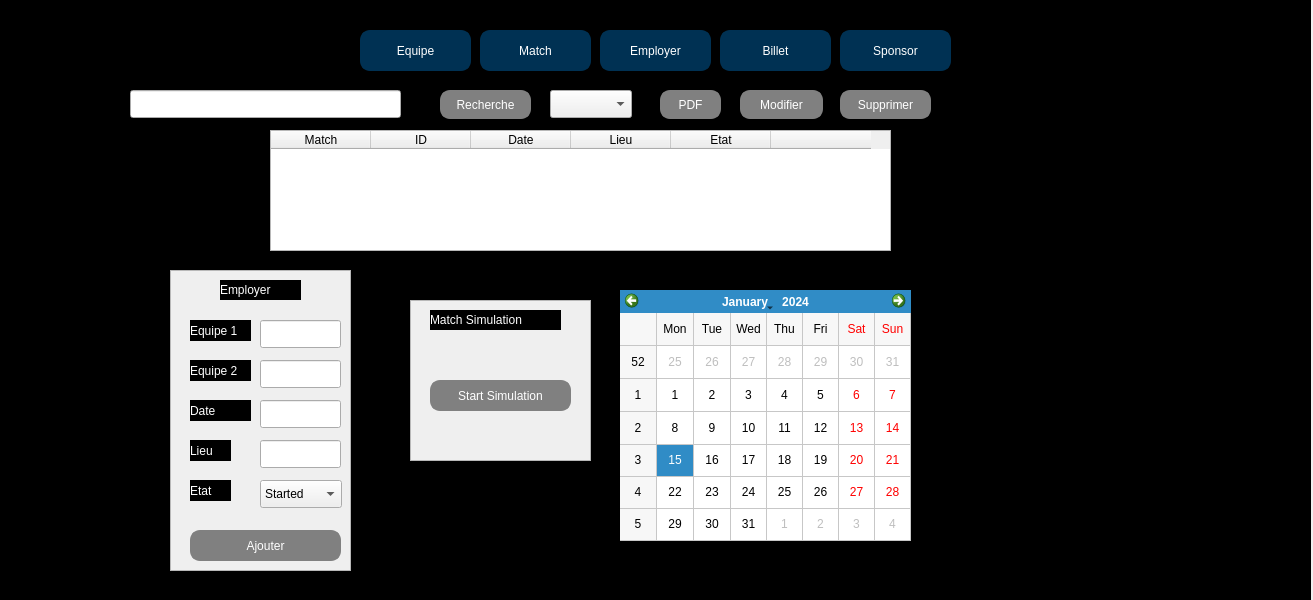
<?xml version="1.0" encoding="UTF-8"?>
<ui version="4.0">
 <class>gs_match</class>
 <widget class="QMainWindow" name="gs_match">
  <property name="geometry">
   <rect>
    <x>0</x>
    <y>0</y>
    <width>1313</width>
    <height>600</height>
   </rect>
  </property>
  <property name="windowTitle">
   <string>MainWindow</string>
  </property>
  <widget class="QWidget" name="centralwidget">
   <widget class="QLabel" name="label_pic">
    <property name="geometry">
     <rect>
      <x>-30</x>
      <y>-30</y>
      <width>1341</width>
      <height>631</height>
     </rect>
    </property>
    <property name="styleSheet">
     <string notr="true">QLabel {
    background-color: #000000;
    color: #FFFFFF;
}
</string>
    </property>
    <property name="text">
     <string/>
    </property>
    <property name="scaledContents">
     <bool>true</bool>
    </property>
   </widget>
   <widget class="QFrame" name="Mailing">
    <property name="geometry">
     <rect>
      <x>410</x>
      <y>300</y>
      <width>181</width>
      <height>161</height>
     </rect>
    </property>
    <property name="autoFillBackground">
     <bool>true</bool>
    </property>
    <property name="styleSheet">
     <string notr="true">QLabel {
    background-color: #000000;
    color: #FFFFFF;
}
</string>
    </property>
    <property name="frameShape">
     <enum>QFrame::Shape::StyledPanel</enum>
    </property>
    <property name="frameShadow">
     <enum>QFrame::Shadow::Raised</enum>
    </property>
    <widget class="QPushButton" name="sim">
     <property name="geometry">
      <rect>
       <x>20</x>
       <y>80</y>
       <width>141</width>
       <height>31</height>
      </rect>
     </property>
     <property name="styleSheet">
      <string notr="true">QPushButton {
    border: 2px solid #808080;   /* Grey border */
    border-radius: 10px;         /* Round the corners */
    padding: 0 8px;              /* Padding inside the button */
    background: #808080;         /* Grey background */
    color: white;                /* White text color */
}

QPushButton:hover {
    background-color: #505050;   /* Darker grey on hover */
}
</string>
     </property>
     <property name="text">
      <string>Start Simulation</string>
     </property>
    </widget>
    <widget class="QLabel" name="label_10">
     <property name="geometry">
      <rect>
       <x>20</x>
       <y>10</y>
       <width>131</width>
       <height>20</height>
      </rect>
     </property>
     <property name="text">
      <string>Match Simulation</string>
     </property>
    </widget>
   </widget>
   <widget class="QPushButton" name="pdfButton">
    <property name="geometry">
     <rect>
      <x>660</x>
      <y>90</y>
      <width>61</width>
      <height>29</height>
     </rect>
    </property>
    <property name="styleSheet">
     <string notr="true">QPushButton {
    border: 2px solid #808080;   /* Grey border */
    border-radius: 10px;         /* Round the corners */
    padding: 0 8px;              /* Padding inside the button */
    background: #808080;         /* Grey background */
    color: white;                /* White text color */
}

QPushButton:hover {
    background-color: #505050;   /* Darker grey on hover */
}
</string>
    </property>
    <property name="text">
     <string>PDF</string>
    </property>
   </widget>
   <widget class="QFrame" name="formulere">
    <property name="geometry">
     <rect>
      <x>170</x>
      <y>270</y>
      <width>181</width>
      <height>301</height>
     </rect>
    </property>
    <property name="autoFillBackground">
     <bool>true</bool>
    </property>
    <property name="styleSheet">
     <string notr="true">QLabel {
    background-color: #000000;
    color: #FFFFFF;
}
</string>
    </property>
    <property name="frameShape">
     <enum>QFrame::Shape::StyledPanel</enum>
    </property>
    <property name="frameShadow">
     <enum>QFrame::Shadow::Raised</enum>
    </property>
    <widget class="QLabel" name="label_2">
     <property name="geometry">
      <rect>
       <x>20</x>
       <y>50</y>
       <width>61</width>
       <height>21</height>
      </rect>
     </property>
     <property name="text">
      <string>Equipe 1</string>
     </property>
    </widget>
    <widget class="QLabel" name="label_3">
     <property name="geometry">
      <rect>
       <x>20</x>
       <y>130</y>
       <width>61</width>
       <height>21</height>
      </rect>
     </property>
     <property name="text">
      <string>Date</string>
     </property>
    </widget>
    <widget class="QLabel" name="label_4">
     <property name="geometry">
      <rect>
       <x>20</x>
       <y>170</y>
       <width>41</width>
       <height>21</height>
      </rect>
     </property>
     <property name="text">
      <string>Lieu</string>
     </property>
    </widget>
    <widget class="QLabel" name="label_5">
     <property name="geometry">
      <rect>
       <x>20</x>
       <y>90</y>
       <width>61</width>
       <height>21</height>
      </rect>
     </property>
     <property name="text">
      <string>Equipe 2</string>
     </property>
    </widget>
    <widget class="QLineEdit" name="lineEditTeam1">
     <property name="geometry">
      <rect>
       <x>90</x>
       <y>50</y>
       <width>81</width>
       <height>28</height>
      </rect>
     </property>
    </widget>
    <widget class="QLineEdit" name="lineEditTeam2">
     <property name="geometry">
      <rect>
       <x>90</x>
       <y>90</y>
       <width>81</width>
       <height>28</height>
      </rect>
     </property>
    </widget>
    <widget class="QLineEdit" name="lineEditDate">
     <property name="geometry">
      <rect>
       <x>90</x>
       <y>130</y>
       <width>81</width>
       <height>28</height>
      </rect>
     </property>
    </widget>
    <widget class="QLineEdit" name="lineEditLieu">
     <property name="geometry">
      <rect>
       <x>90</x>
       <y>170</y>
       <width>81</width>
       <height>28</height>
      </rect>
     </property>
    </widget>
    <widget class="QPushButton" name="btnAjouter">
     <property name="geometry">
      <rect>
       <x>20</x>
       <y>260</y>
       <width>151</width>
       <height>31</height>
      </rect>
     </property>
     <property name="styleSheet">
      <string notr="true">QPushButton {
    border: 2px solid #808080;   /* Grey border */
    border-radius: 10px;         /* Round the corners */
    padding: 0 8px;              /* Padding inside the button */
    background: #808080;         /* Grey background */
    color: white;                /* White text color */
}

QPushButton:hover {
    background-color: #505050;   /* Darker grey on hover */
}
</string>
     </property>
     <property name="text">
      <string>Ajouter</string>
     </property>
    </widget>
    <widget class="QLabel" name="label_11">
     <property name="geometry">
      <rect>
       <x>50</x>
       <y>10</y>
       <width>81</width>
       <height>20</height>
      </rect>
     </property>
     <property name="text">
      <string>Employer</string>
     </property>
    </widget>
    <widget class="QLabel" name="label_6">
     <property name="geometry">
      <rect>
       <x>20</x>
       <y>210</y>
       <width>41</width>
       <height>21</height>
      </rect>
     </property>
     <property name="text">
      <string>Etat</string>
     </property>
    </widget>
    <widget class="QComboBox" name="etats">
     <property name="geometry">
      <rect>
       <x>90</x>
       <y>210</y>
       <width>82</width>
       <height>28</height>
      </rect>
     </property>
     <item>
      <property name="text">
       <string>Started</string>
      </property>
     </item>
     <item>
      <property name="text">
       <string>Ended</string>
      </property>
     </item>
     <item>
      <property name="text">
       <string>Didn't Start</string>
      </property>
     </item>
     <item>
      <property name="text">
       <string>Postponed</string>
      </property>
     </item>
    </widget>
   </widget>
   <widget class="QFrame" name="frame">
    <property name="geometry">
     <rect>
      <x>230</x>
      <y>20</y>
      <width>761</width>
      <height>61</height>
     </rect>
    </property>
    <property name="frameShape">
     <enum>QFrame::Shape::StyledPanel</enum>
    </property>
    <property name="frameShadow">
     <enum>QFrame::Shadow::Raised</enum>
    </property>
    <widget class="QPushButton" name="sponsorpass">
     <property name="geometry">
      <rect>
       <x>610</x>
       <y>10</y>
       <width>111</width>
       <height>41</height>
      </rect>
     </property>
     <property name="styleSheet">
      <string notr="true">QPushButton {
    border: 2px solid #003153;   /* Prussian Blue border */
    border-radius: 10px;         /* Round the corners */
    padding: 0 8px;              /* Padding inside the button */
    background: #003153;         /* Prussian Blue background */
    color: white;                /* White text color */
}

QPushButton:hover {
    background-color: #001f33; /* Darker Prussian blue on hover */
}

</string>
     </property>
     <property name="text">
      <string>Sponsor</string>
     </property>
    </widget>
    <widget class="QPushButton" name="billetpass">
     <property name="geometry">
      <rect>
       <x>490</x>
       <y>10</y>
       <width>111</width>
       <height>41</height>
      </rect>
     </property>
     <property name="styleSheet">
      <string notr="true">QPushButton {
    border: 2px solid #003153;   /* Prussian Blue border */
    border-radius: 10px;         /* Round the corners */
    padding: 0 8px;              /* Padding inside the button */
    background: #003153;         /* Prussian Blue background */
    color: white;                /* White text color */
}

QPushButton:hover {
    background-color: #001f33; /* Darker Prussian blue on hover */
}
</string>
     </property>
     <property name="text">
      <string>Billet</string>
     </property>
    </widget>
    <widget class="QPushButton" name="pushButton_10">
     <property name="geometry">
      <rect>
       <x>370</x>
       <y>10</y>
       <width>111</width>
       <height>41</height>
      </rect>
     </property>
     <property name="styleSheet">
      <string notr="true">QPushButton {
    border: 2px solid #003153;   /* Prussian Blue border */
    border-radius: 10px;         /* Round the corners */
    padding: 0 8px;              /* Padding inside the button */
    background: #003153;         /* Prussian Blue background */
    color: white;                /* White text color */
}

QPushButton:hover {
    background-color: #001f33; /* Darker Prussian blue on hover */
}
</string>
     </property>
     <property name="text">
      <string>Employer</string>
     </property>
    </widget>
    <widget class="QPushButton" name="pushButton_11">
     <property name="geometry">
      <rect>
       <x>250</x>
       <y>10</y>
       <width>111</width>
       <height>41</height>
      </rect>
     </property>
     <property name="styleSheet">
      <string notr="true">QPushButton {
    border: 2px solid #003153;   /* Prussian Blue border */
    border-radius: 10px;         /* Round the corners */
    padding: 0 8px;              /* Padding inside the button */
    background: #003153;         /* Prussian Blue background */
    color: white;                /* White text color */
}

QPushButton:hover {
    background-color: #001f33; /* Darker Prussian blue on hover */
}
</string>
     </property>
     <property name="text">
      <string>Match</string>
     </property>
    </widget>
    <widget class="QPushButton" name="equipepass">
     <property name="geometry">
      <rect>
       <x>130</x>
       <y>10</y>
       <width>111</width>
       <height>41</height>
      </rect>
     </property>
     <property name="styleSheet">
      <string notr="true">QPushButton {
    border: 2px solid #003153;   /* Prussian Blue border */
    border-radius: 10px;         /* Round the corners */
    padding: 0 8px;              /* Padding inside the button */
    background: #003153;         /* Prussian Blue background */
    color: white;                /* White text color */
}

QPushButton:hover {
    background-color: #001f33; /* Darker Prussian blue on hover */
}
</string>
     </property>
     <property name="text">
      <string>Equipe</string>
     </property>
    </widget>
    <widget class="QLabel" name="label_pic2">
     <property name="geometry">
      <rect>
       <x>-140</x>
       <y>-10</y>
       <width>901</width>
       <height>81</height>
      </rect>
     </property>
     <property name="styleSheet">
      <string notr="true">QLabel {
    background-color: #000000;
    color: #FFFFFF;
}
</string>
     </property>
     <property name="text">
      <string/>
     </property>
    </widget>
    <widget class="QLabel" name="ball">
     <property name="geometry">
      <rect>
       <x>-20</x>
       <y>-30</y>
       <width>121</width>
       <height>111</height>
      </rect>
     </property>
     <property name="text">
      <string/>
     </property>
     <property name="scaledContents">
      <bool>true</bool>
     </property>
    </widget>
    <zorder>label_pic2</zorder>
    <zorder>sponsorpass</zorder>
    <zorder>billetpass</zorder>
    <zorder>pushButton_10</zorder>
    <zorder>pushButton_11</zorder>
    <zorder>equipepass</zorder>
    <zorder>ball</zorder>
   </widget>
   <widget class="QPushButton" name="btnSupprimer">
    <property name="geometry">
     <rect>
      <x>840</x>
      <y>90</y>
      <width>91</width>
      <height>29</height>
     </rect>
    </property>
    <property name="styleSheet">
     <string notr="true">QPushButton {
    border: 2px solid #808080;   /* Grey border */
    border-radius: 10px;         /* Round the corners */
    padding: 0 8px;              /* Padding inside the button */
    background: #808080;         /* Grey background */
    color: white;                /* White text color */
}

QPushButton:hover {
    background-color: #505050;   /* Darker grey on hover */
}

</string>
    </property>
    <property name="text">
     <string>Supprimer</string>
    </property>
   </widget>
   <widget class="QPushButton" name="recherche">
    <property name="geometry">
     <rect>
      <x>440</x>
      <y>90</y>
      <width>91</width>
      <height>29</height>
     </rect>
    </property>
    <property name="styleSheet">
     <string notr="true">QPushButton {
    border: 2px solid #808080;   /* Grey border */
    border-radius: 10px;         /* Round the corners */
    padding: 0 8px;              /* Padding inside the button */
    background: #808080;         /* Grey background */
    color: white;                /* White text color */
}

QPushButton:hover {
    background-color: #505050;   /* Darker grey on hover */
}
</string>
    </property>
    <property name="text">
     <string>Recherche</string>
    </property>
   </widget>
   <widget class="QPushButton" name="btnModifier">
    <property name="geometry">
     <rect>
      <x>740</x>
      <y>90</y>
      <width>83</width>
      <height>29</height>
     </rect>
    </property>
    <property name="styleSheet">
     <string notr="true">QPushButton {
    border: 2px solid #808080;   /* Grey border */
    border-radius: 10px;         /* Round the corners */
    padding: 0 8px;              /* Padding inside the button */
    background: #808080;         /* Grey background */
    color: white;                /* White text color */
}

QPushButton:hover {
    background-color: #505050;   /* Darker grey on hover */
}
</string>
    </property>
    <property name="text">
     <string>Modifier</string>
    </property>
   </widget>
   <widget class="QTableWidget" name="tableWidget">
    <property name="geometry">
     <rect>
      <x>270</x>
      <y>130</y>
      <width>621</width>
      <height>121</height>
     </rect>
    </property>
    <property name="maximumSize">
     <size>
      <width>763</width>
      <height>16777215</height>
     </size>
    </property>
    <property name="styleSheet">
     <string notr="true">QLabel {
    background-color: #000000;
    color: #FFFFFF;
}
</string>
    </property>
    <column>
     <property name="text">
      <string>Match</string>
     </property>
     <property name="font">
      <font>
       <pointsize>9</pointsize>
       <bold>false</bold>
      </font>
     </property>
    </column>
    <column>
     <property name="text">
      <string>ID</string>
     </property>
    </column>
    <column>
     <property name="text">
      <string>Date</string>
     </property>
    </column>
    <column>
     <property name="text">
      <string>Lieu</string>
     </property>
    </column>
    <column>
     <property name="text">
      <string>Etat</string>
     </property>
    </column>
    <column>
     <property name="text">
      <string/>
     </property>
    </column>
   </widget>
   <widget class="QLabel" name="label_8">
    <property name="geometry">
     <rect>
      <x>10</x>
      <y>0</y>
      <width>1351</width>
      <height>611</height>
     </rect>
    </property>
    <property name="text">
     <string/>
    </property>
   </widget>
   <widget class="QLineEdit" name="rechtxt">
    <property name="geometry">
     <rect>
      <x>130</x>
      <y>90</y>
      <width>271</width>
      <height>28</height>
     </rect>
    </property>
    <property name="styleSheet">
     <string notr="true">QLabel {
    background-color: #000000;
    color: #FFFFFF;
}
</string>
    </property>
   </widget>
   <widget class="QCalendarWidget" name="calendar">
    <property name="geometry">
     <rect>
      <x>620</x>
      <y>290</y>
      <width>291</width>
      <height>251</height>
     </rect>
    </property>
    <property name="gridVisible">
     <bool>true</bool>
    </property>
   </widget>
   <widget class="QWidget" name="stat" native="true">
    <property name="geometry">
     <rect>
      <x>940</x>
      <y>80</y>
      <width>341</width>
      <height>351</height>
     </rect>
    </property>
   </widget>
   <widget class="QComboBox" name="tri">
    <property name="geometry">
     <rect>
      <x>550</x>
      <y>90</y>
      <width>82</width>
      <height>28</height>
     </rect>
    </property>
   </widget>
   <zorder>label_8</zorder>
   <zorder>label_pic</zorder>
   <zorder>Mailing</zorder>
   <zorder>pdfButton</zorder>
   <zorder>frame</zorder>
   <zorder>btnSupprimer</zorder>
   <zorder>recherche</zorder>
   <zorder>btnModifier</zorder>
   <zorder>tableWidget</zorder>
   <zorder>formulere</zorder>
   <zorder>rechtxt</zorder>
   <zorder>calendar</zorder>
   <zorder>stat</zorder>
   <zorder>tri</zorder>
  </widget>
 </widget>
 <resources/>
 <connections/>
</ui>
